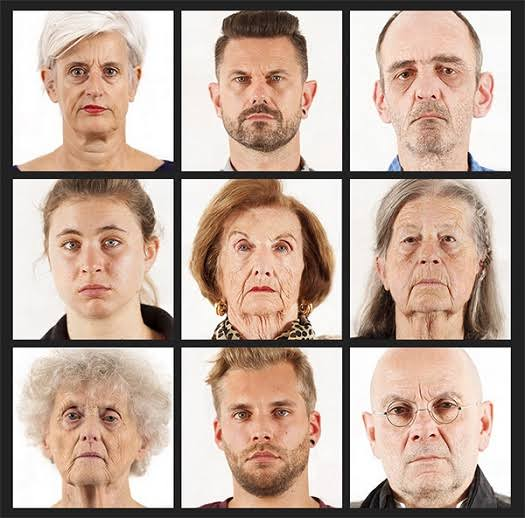
#> input picture yolo/yuz-algila/images.jpg, 525 x 518 px, given in place of the camera
$ python yuzBulaniklastir.py
#> lines starting #> are read from the running program, lines starting #| are printed output that depends on the picture
import cv2

# Yüz algılama modeli
face_cascade = cv2.CascadeClassifier(
    cv2.data.haarcascades + "haarcascade_frontalface_alt.xml"
)

cap = cv2.VideoCapture(0)

while True:
    ret, img = cap.read()
#> img is the input picture: shape (518, 525, 3); mean B, G, R 152.5, 165.5, 187.3

    gray = cv2.cvtColor(img, cv2.COLOR_BGR2GRAY)
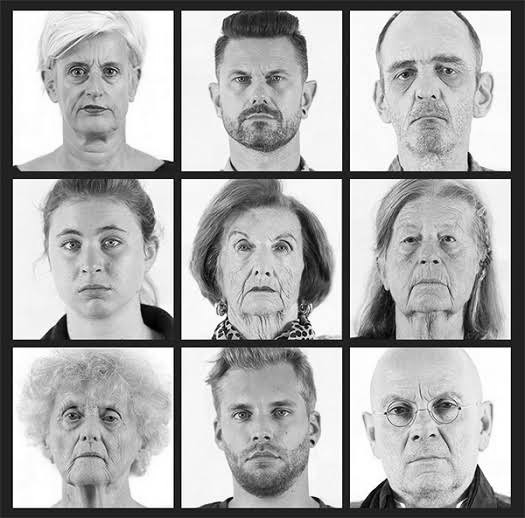
#> gray: shape (518, 525); min 0, max 255, mean 170.6

    # Yüzleri bul
    faces = face_cascade.detectMultiScale(gray, 1.1, 5)
#> faces = [[45, 32, 102, 102], [207, 39, 104, 104], [209, 207, 107, 107], [206, 370, 113, 113], [42, 379, 98, 98], [378, 199, 107, 107], [32, 196, 121, 121], [363, 23, 124, 124], [359, 362, 125, 125]]

    for (x, y, w, h) in faces:

        face = img[y:y+h, x:x+w] #yüzün bulunduğu alan

        # yüzü bulanıklaştır
        blur_face = cv2.GaussianBlur(face, (101,101),0)

        # bulanık yüzü geri koy
        img[y:y+h, x:x+w] = blur_face

        cv2.putText(img, "yasak", (x,y-10), cv2.FONT_HERSHEY_SIMPLEX, 0.9,(0,0,255),1)
#> this loop made 9 passes
#> pass 1, `face = img[y:y+h, x:x+w]`:
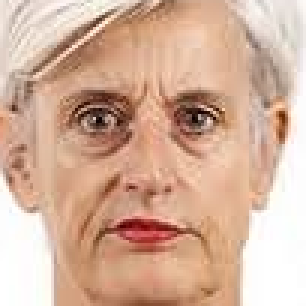
#> face: shape (102, 102, 3) (shown 3 times larger); mean B, G, R 155, 176.2, 212.5
#> pass 1, `blur_face = cv2.GaussianBlur(face, (101,101),0)`:
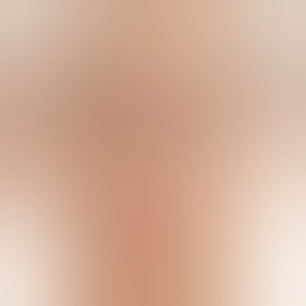
#> blur_face: shape (102, 102, 3) (shown 3 times larger); mean B, G, R 154.5, 175.8, 212.3
#> pass 2, `face = img[y:y+h, x:x+w]`:
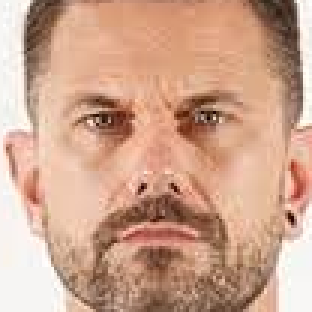
#> face: shape (104, 104, 3) (shown 3 times larger); mean B, G, R 141.4, 164.1, 205.6
#> pass 2, `blur_face = cv2.GaussianBlur(face, (101,101),0)`:
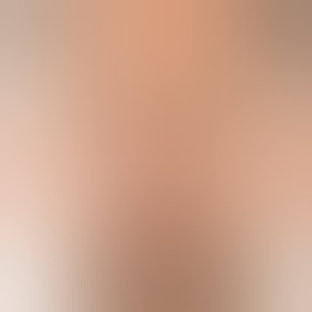
#> blur_face: shape (104, 104, 3) (shown 3 times larger); mean B, G, R 140.9, 163.7, 205.5
#> after the loop:
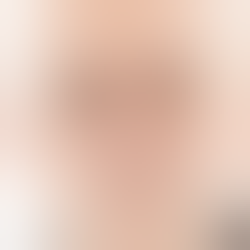
#> face: shape (125, 125, 3) (shown 2 times larger); mean B, G, R 181.2, 196.7, 227.2
#> after the loop:
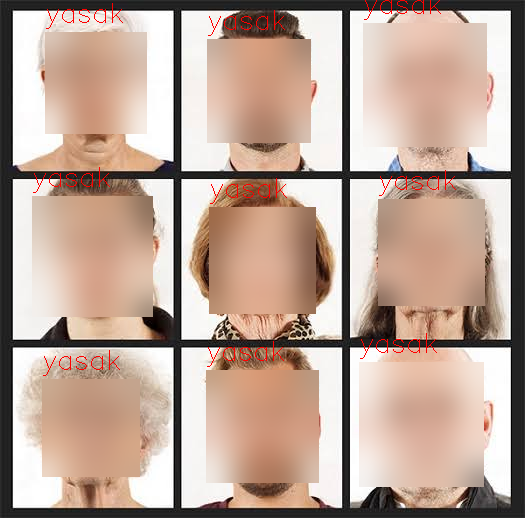
#> img: shape (518, 525, 3); mean B, G, R 151.7, 164.7, 188.1

    cv2.imshow("Face Blur", img)

    if cv2.waitKey(1) & 0xFF == ord("q"):
#> (key q is pressed here)
        break


cap.release()
cv2.destroyAllWindows()
